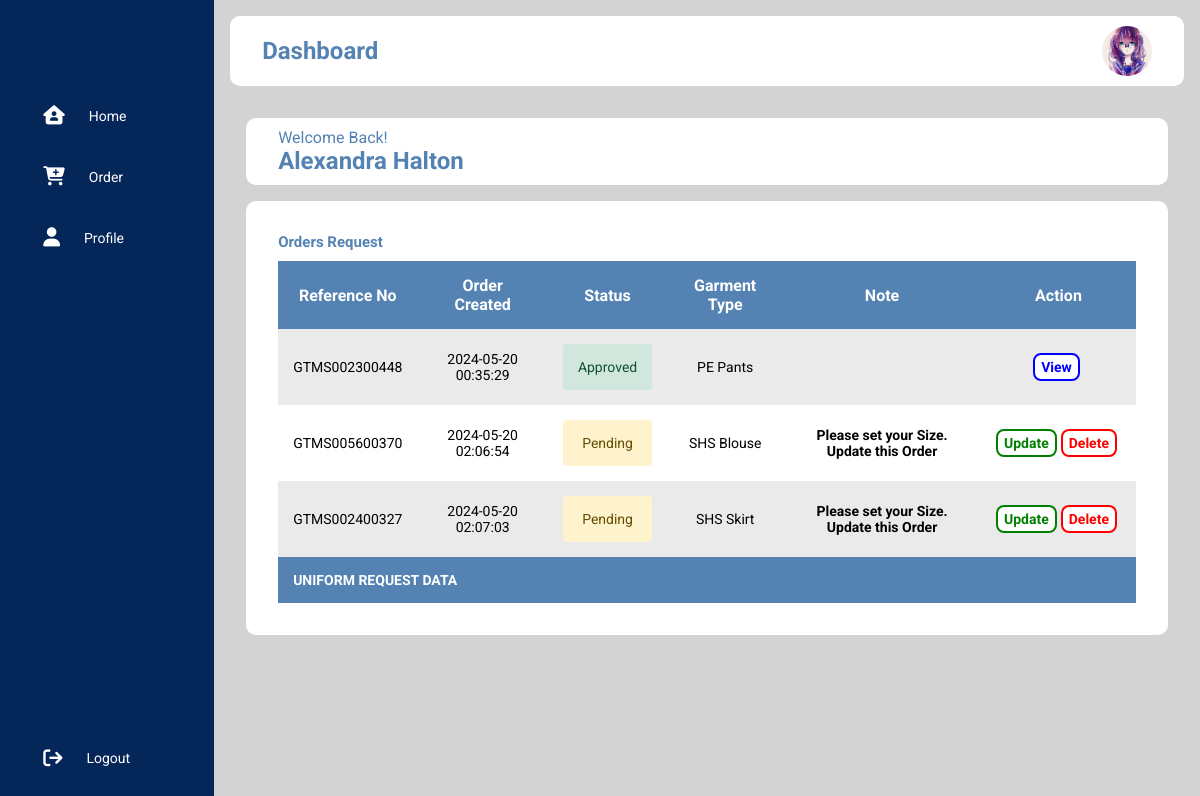
Page /user/index.php?action=login_success (signed in) on the committed database.
### tables this page shows
CREATE TABLE `users` (
  `id` int(11) NOT NULL,
  `student_id` varchar(25) NOT NULL,
  `firstname` varchar(50) NOT NULL,
  `lastname` varchar(25) NOT NULL,
  `gender` varchar(10) NOT NULL,
  `email_address` varchar(50) NOT NULL,
  `password` varchar(255) NOT NULL,
  `contact_no` varchar(12) NOT NULL,
  `address` varchar(255) NOT NULL,
  `course` varchar(255) NOT NULL,
  `academic_year` varchar(255) NOT NULL,
  `access_level` varchar(25) NOT NULL,
  `image_profile` varchar(255) NOT NULL,
  `profile_status` varchar(50) NOT NULL,
  `created` timestamp NOT NULL DEFAULT current_timestamp(),
  `modified` datetime NOT NULL DEFAULT current_timestamp()
);

CREATE TABLE `orders` (
  `id` int(11) NOT NULL,
  `reference_no` varchar(15) NOT NULL,
  `student_id` varchar(20) NOT NULL,
  `amount` varchar(50) NOT NULL,
  `garment_type` varchar(50) NOT NULL,
  `garment_id` varchar(25) NOT NULL,
  `gender` varchar(10) NOT NULL,
  `notes` varchar(555) NOT NULL,
  `status` varchar(20) NOT NULL,
  `created` datetime NOT NULL DEFAULT current_timestamp(),
  `modified` timestamp NOT NULL DEFAULT current_timestamp()
);

### object/user.php (called while the page is built, shortened)
<?php
class User {
	private $conn;
	private $table_name = "users";
	public function __construct($db) {
		$this->conn = $db;
	}
	function getProfileimage($user_id){
			$query = "SELECT image_profile
		FROM
			" . $this->table_name . "
		WHERE
			id = {$user_id}
		LIMIT 0,1";
		$stmt = $this->conn->prepare($query);
		$stmt->execute();
		$row = $stmt->fetch(PDO::FETCH_ASSOC);
		$this->image_profile=$row['image_profile'];
	}
}
?>

### object/order.php (called while the page is built, shortened)
<?php
class Order {
    private $conn;
    private $table_name = "orders";
    public $student_id;
    public function __construct($db) {
        $this->conn = $db;
    }
    public function readAll() {
        $query = "SELECT *
                    FROM
                    " . $this->table_name ."
                    WHERE student_id = :student_id";
        $stmt = $this->conn->prepare($query);
        $stmt->bindParam(":student_id", $this->student_id);
        $stmt->execute();
        return $stmt;
    }
}
?>

### config/core.php (called while the page is built, shortened)
<?php
$home_url="http://localhost/gtms/";
?>

### user/index.php (the view, shortened to what this page needs)
<?php
include_once '../config/core.php';
include_once '../object/order.php';
include_once '../object/user.php';
$database = new Database();
$db = $database->getConnection();
$order = new Order($db);
$user = new User($db);
$user_id = $_SESSION['user_id'];
$user->getProfileimage($user_id);
$order->student_id = $_SESSION['student_id'];
$stmt = $order->readAll();
$num = $stmt->rowCount();
$page_title = "Dashboard";
include_once 'sidebar.php';
include_once 'layout_head.php';
?>
<div class="main_content">
    <div class="header_wrapper">
        <div class="header_title">
            <span>Welcome Back!</span>
            <h2>
                <?php
                echo $_SESSION['firstname'];
                echo $_SESSION['lastname'];
                ?>
            </h2>
        </div>
    </div>
    <div class="panel_container">
        <h3 class="main_title">Orders Request</h3>
        <div class="panel_wrapper">
            <?php
            if ($num > 0 ) {
                echo "<div class='table_container'>";
                echo "<table>";
                echo "<thead>";
                echo "<tr>";
                echo "<th>Reference No</th>";
                echo "<th>Order Created</th>";
                echo "<th>Status</th>";
                echo "<th>Garment Type</th>";
                echo "<th>Note</th>";
                echo "<th>Action</th>";
                echo "</tr>";
                echo "</thead>";
                echo "<tbody>";
                while ($row = $stmt->fetch(PDO::FETCH_ASSOC)) {
                    extract($row);
                    echo "<tr>";
                    echo "<td>{$reference_no}</td>";
                    echo "<td>{$created}</td>";
                    echo "<td>";
                    if ($status == "Pending") {
                        echo "<div class='status-message-pending'>";
                            echo "{$status}";
                        echo "</div>";
                    }elseif($status == "Approved"){
                        echo "<div class='status-message-approved'>";
                            echo "{$status}";
                        echo "</div>";
                    }elseif($status == "Updated"){
                        echo "<div class='status-message-updated'>";
                            echo "{$status}";
                        echo "</div>";
                    }
                    else{
                        echo "<div class='status-message-declined'>";
                            echo "{$status}";
                        echo "</div>";
                    }
                    echo "</td>";
                    echo "<td>";
                        echo "{$garment_type}";
                    echo "</td>";
                    echo "<td>";
                        if ($status == "Pending") {
                            echo "<strong>Please set your Size. Update this Order</strong>";
                        }else{
                        }
                    echo "</td>";
                    echo "<td>";
                        if ($status == "Pending") {
                            echo "<a href='update_request.php?oid={$id}' class='action_btn2'>Update</a>";
                            echo "<a delete-id='{$id}' class='action_btn3 delete-object'>Delete</a>";
                        }elseif($status == "Approved"){
                            echo "<a href='{$home_url}user/view_request.php?oid={$id}' class='action_btn1'>View</a>";
                        }elseif($status == "Updated"){
                            echo "<a href='{$home_url}user/view_request.php?oid={$id}' class='action_btn1'>View</a>";
                        }
                        else{
                            echo "<a href='{$home_url}user/view_request.php?oid={$id}' class='action_btn1'>View</a>";
                            echo "<a delete-id='{$id}' class='action_btn3 delete-object'>Delete</a>";
                        }
                    echo "</td>";
                    echo "</tr>";
                }
                echo "</tbody>";
                echo "<tfoot>";
                echo "<tr>";
                echo "<td colspan='7' class='table_foot'>UNIFORM REQUEST DATA</td>";
                echo "</tr>";
                echo "</tfoot>";
                echo "</table>";
                echo "</div>";
            }else{
                echo "<div class='message-box-failed'>";
                    echo "No uniform request.";
                echo "</div>";
            }
            ?>
        </div>
    </div>
</div>
<?php
include_once 'layout_foot.php';
?>

### user/layout_head.php (shortened to what this page needs)
<html>
<head>
    <link rel="stylesheet" href="https://cdnjs.cloudflare.com/ajax/libs/font-awesome/6.5.2/css/all.min.css"/>
    <?php
    if ($page_title =="Request details") {
        echo "<link rel='stylesheet' href='../libs/css/invoice-style.css'>";
    }else{
        echo "<link rel='stylesheet' href='../libs/css/user-style.css'>";
    }
    ?>
</head>
<body>
<?php
if ($page_title =="Profile") {
    echo "<div class='main_content'>";
        echo "<div class='header_wrapper'>";
            echo "<div class='header_title'>";
                echo "<h2>{$page_title}</h2>";
                echo "<h2>Student ID: {$user->student_id}</h2>";
                echo "";
            echo "</div>";
            echo "<div class='user_info'>";
                echo isset($user->image_profile) ? "<img src='uploads/{$_SESSION['user_id']}/{$user->image_profile}' alt='User Image'>" : "No image found. </br>";
            echo "</div>";
        echo "</div>";
    } else {
    echo "<div class='main_content'>";
        echo "<div class='header_wrapper'>";
            echo "<div class='header_title'>";
                echo "<h2>$page_title</h2>";
            echo "</div>";
            echo "<div class='user_info'>";
                echo isset($user->image_profile) ? "<img src='uploads/{$_SESSION['user_id']}/{$user->image_profile}' alt='User Image'>" : "No image found. </br>";
            echo "</div>";
        echo "</div>";
    }
?>

### libs/css/user-style.css (style rules this page uses)
* { margin: 0; padding: 0; border: none; outline: none; box-sizing: border-box; font-family: Roboto; }
body { display: flex; }
.main_content { position: relative; background: lightgray; width: 100%; padding: 1rem; }
.header_wrapper img { width: 50px; height: 50px; cursor: pointer; border-radius: 100%; }
.header_wrapper { display: flex; justify-content: space-between; align-items: center; flex-wrap: wrap; background: white; border-radius: 10px; padding: 10px 2rem; margin-bottom: 1rem; }
.header_title { color: #5483b3; }
.user_info { display: flex; align-items: center; gap: 1rem; }
.panel_container { background: white; padding: 2rem; border-radius: 10px; margin: auto; }
.panel_wrapper { display: flex; flex-wrap: wrap; gap: 1rem; }
.main_title { color: #5483b3; padding-bottom: 10px; font-size: 15px; }
.table_container { width: 100%; margin: 0 auto; }
table { width: 100%; border-collapse: collapse; }
thead { background-color: #5483b3; color: white; }
th { padding: 15px; text-align: center; }
tbody { background: #ebeaea; }
td { text-align: center; padding: 15px; font-size: 14px; color: black; }
tr:nth-child(even) { background: white; }
tfoot .table_foot { background-color: #5483b3; font-weight: bold; color: white; text-align: left; }
tfoot td { padding: 15px; color: white; }
.action_btn1, .action_btn2, .action_btn3 { text-decoration: none; border-radius: 8px; font-weight: bold; background-color: white; transition-duration: 0.3s; margin-right: 4px; padding: 4px 6px; }
.action_btn1 { border: 2px solid blue; color: blue; }
.action_btn2 { border: 2px solid green; color: green; }
.action_btn3 { border: 2px solid red; color: red; }
.status-message-pending { color: #664d03; background-color: #fff3cd; border-color: #ffecb5; border-radius: .25rem; padding: 15px; }
.status-message-approved { color: #0f5132; background-color: #d1e7dd; border-color: #badbcc; border-radius: .25rem; padding: 15px; }

### rows in the picture
users: image_profile (picture)
orders: reference_no "GTMS002300448", created "2024-05-20 00:35:29", status "Approved", garment_type "PE Pants"
orders: reference_no "GTMS005600370", created "2024-05-20 02:06:54", status "Pending", garment_type "SHS Blouse", shows "Please set your Size. Update this Order"
orders: reference_no "GTMS002400327", created "2024-05-20 02:07:03", status "Pending", garment_type "SHS Skirt", shows "Please set your Size. Update this Order"

### other values in the picture
$page_title "Dashboard"
$_SESSION['firstname'] "Alexandra"
$_SESSION['lastname'] "Halton"
